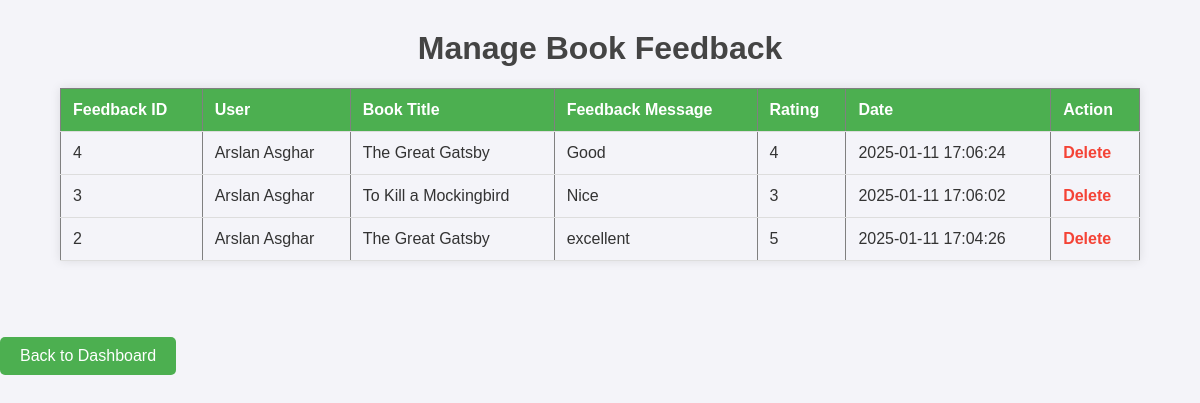
Screenshot of /admin/manage_feedback.php (signed in) with the database file from the repository.
### tables this page shows
CREATE TABLE `feedback` (
  `id` int(11) NOT NULL,
  `book_id` int(11) NOT NULL,
  `user_id` int(11) NOT NULL,
  `feedback_message` text NOT NULL,
  `rating` int(11) NOT NULL,
  `created_at` timestamp NOT NULL DEFAULT current_timestamp()
);

CREATE TABLE `users` (
  `id` int(11) NOT NULL,
  `name` varchar(100) NOT NULL,
  `email` varchar(100) NOT NULL,
  `password` varchar(100) NOT NULL,
  `status` enum('pending','approved','blocked') DEFAULT 'pending',
  `username` varchar(255) NOT NULL,
  `role` enum('user','admin') DEFAULT 'user'
);

CREATE TABLE `books` (
  `id` int(11) NOT NULL,
  `user_id` int(11) NOT NULL,
  `title` varchar(255) NOT NULL,
  `author` varchar(255) NOT NULL,
  `genre` varchar(100) NOT NULL,
  `condition` enum('new','good','fair','poor') NOT NULL,
  `status` enum('pending','approved','rejected','exchanged','removed') DEFAULT 'pending',
  `created_at` timestamp NOT NULL DEFAULT current_timestamp(),
  `description` text DEFAULT NULL,
  `location` varchar(255) DEFAULT NULL
);

### admin/manage_feedback.php (the view, shortened to what this page needs)
<?php
include('../config/config.php');
$query = "SELECT f.id, f.feedback_message, f.rating, f.created_at, u.name AS user_name, b.title AS book_title
          FROM feedback f
          JOIN users u ON f.user_id = u.id
          JOIN books b ON f.book_id = b.id
          ORDER BY f.created_at DESC";
$result = mysqli_query($conn, $query);
?>
<!DOCTYPE html>
<html lang="en">
<head>
</head>
<body>
    <h1>Manage Book Feedback</h1>
    <table border="1" cellpadding="5" cellspacing="0">
        <thead>
            <tr>
                <th>Feedback ID</th>
                <th>User</th>
                <th>Book Title</th>
                <th>Feedback Message</th>
                <th>Rating</th>
                <th>Date</th>
                <th>Action</th>
            </tr>
        </thead>
        <tbody>
            <?php while ($row = mysqli_fetch_assoc($result)) { ?>
                <tr>
                    <td><?php echo htmlspecialchars($row['id']); ?></td>
                    <td><?php echo htmlspecialchars($row['user_name']); ?></td>
                    <td><?php echo htmlspecialchars($row['book_title']); ?></td>
                    <td><?php echo nl2br(htmlspecialchars($row['feedback_message'])); ?></td>
                    <td><?php echo htmlspecialchars($row['rating']); ?></td>
                    <td><?php echo htmlspecialchars($row['created_at']); ?></td>
                    <td>
                        <a href="manage_feedback.php?delete_feedback=<?php echo $row['id']; ?>" onclick="return confirm('Are you sure you want to delete this feedback?')">Delete</a>
                    </td>
                </tr>
            <?php } ?>
        </tbody>
    </table>
    <br><br>
    <a href="dashboard.php" class="back-button">Back to Dashboard</a>
</body>
</html>

### admin/manage_feedback.php (style rules this page uses)
body { font-family: Arial, sans-serif; background-color: #f4f4f9; margin: 0; padding: 0; color: #333; }
h1 { text-align: center; color: #444; margin-top: 30px; }
table { width: 90%; margin: 20px auto; border-collapse: collapse; box-shadow: 0 0 10px rgba(0, 0, 0, 0.1); }
th, td { padding: 12px; text-align: left; border-bottom: 1px solid #ddd; }
th { background-color: #4CAF50; color: white; font-weight: bold; }
td a { color: #f44336; text-decoration: none; font-weight: bold; }
.back-button { display: inline-block; background-color: #4CAF50; color: white; padding: 10px 20px; border-radius: 5px; text-decoration: none; margin-top: 20px; text-align: center; }

### rows the page displays
feedback: id "4", user.name "Arslan Asghar", book.title "The Great Gatsby", feedback_message "Good", rating "4", created_at "2025-01-11 17:06:24"
feedback: id "3", user.name "Arslan Asghar", book.title "To Kill a Mockingbird", feedback_message "Nice", rating "3", created_at "2025-01-11 17:06:02"
feedback: id "2", user.name "Arslan Asghar", book.title "The Great Gatsby", feedback_message "excellent", rating "5", created_at "2025-01-11 17:04:26"
